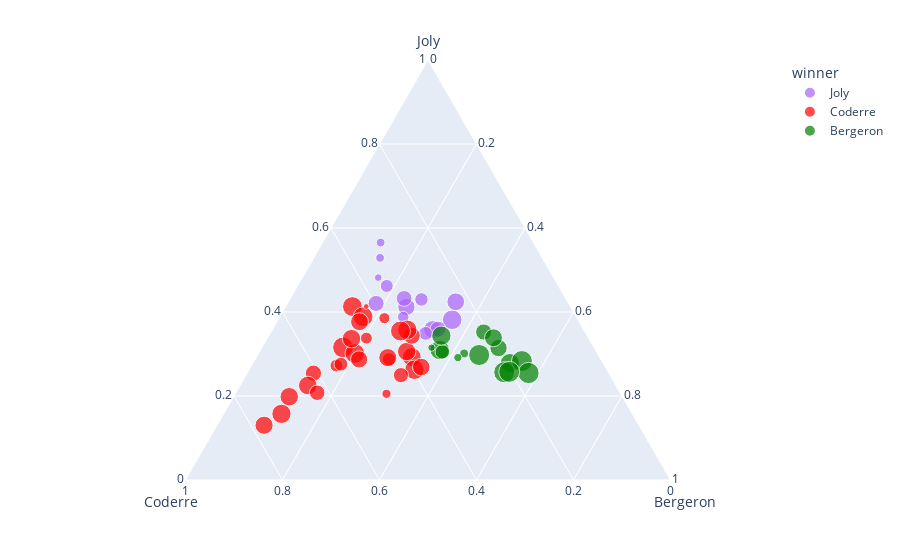

The cell this chart's notebook holds for it:
### Code cell
df = px.data.election()
fig = px.scatter_ternary(df, a='Joly', b='Coderre', c='Bergeron', color='winner', size='total', hover_name='district',
                size_max=15, color_discrete_map={'Jolly':'blue', 'Bergeron':'green', 'Coderre':'red'})
fig.show()

### Figure 1 — Plotly figure (JSON) as saved in the notebook; plotly's stock layout.template omitted (floating-point values rounded to 4 significant figures)
{"data": [{"a": [3024, 2675, 3578, 2849, 1894, 2282, 1636, 3262, 2648, 1266, 1908, 998, 1068, 690], "b": [2481, 2525, 2432, 2476, 1451, 1906, 1548, 1773, 2040, 1165, 1325, 631, 595, 518], "c": [1829, 1163, 3368, 2631, 754, 2169, 1503, 2653, 1437, 832, 1205, 258, 226, 224], "hovertemplate": "<b>%{hovertext}</b><br><br>winner=Joly<br>Joly=%{a}<br>Coderre=%{b}<br>Bergeron=%{c}<br>total=%{marker.size}<extra></extra>", "hovertext": ["101-Bois-de-Liesse", "102-Cap-Saint-Jacques", "161-Saint-HenriPetite-BourgognePointe-Saint-Charles", "172-Desmarchais-Crawford", "181-Peter-McGill", "182-Saint-Jacques", "33-Snowdon", "34-Notre-Dame-de-Grâce", "35-Loyola", "41-du Canal", "43-Fort-Rolland", "61-Pierre-Foretier", "62-Denis-Benjamin-Viger", "63-Jacques-Bizard"], "legendgroup": "Joly", "marker": {"color": "#ab63fa", "size": [7334, 6363, 9378, 7956, 4099, 6357, 4687, 7688, 6125, 3263, 4438, 1887, 1889, 1432], "sizemode": "area", "sizeref": 49.11, "symbol": "circle"}, "mode": "markers", "name": "Joly", "showlegend": true, "subplot": "ternary", "type": "scatterternary"}, {"a": [2532, 2543, 3330, 2852, 1656, 2431, 2081, 3959, 2822, 1641, 1908, 2438, 3291, 1220, 2039, 1402, 1076, 1172, 1286, 1232, 1157, 3717, 2943, 326, 3454, 2338, 1435, 1051, 423], "b": [3348, 3252, 5456, 4734, 5737, 3673, 3612, 4308, 4104, 3931, 5387, 2566, 3347, 3668, 2878, 2420, 2184, 1589, 2526, 1873, 1193, 4201, 3536, 332, 3694, 3509, 6591, 6229, 996], "c": [2770, 2521, 1760, 1879, 958, 3155, 1554, 1320, 1459, 882, 1184, 2092, 2562, 984, 2666, 1793, 691, 708, 851, 1182, 653, 1642, 1330, 131, 2589, 2178, 1085, 780, 643], "hovertemplate": "<b>%{hovertext}</b><br><br>winner=Coderre<br>Joly=%{a}<br>Coderre=%{b}<br>Bergeron=%{c}<br>total=%{marker.size}<extra></extra>", "hovertext": ["11-Sault-au-Récollet", "12-Saint-Sulpice", "121-La Pointe-aux-Prairies", "122-Pointe-aux-Trembles", "123-Rivière-des-Prairies", "134-Marie-Victorin", "14-Bordeaux-Cartierville", "141-Côte-de-Liesse", "142-Norman-McLaren", "151-Saint-Léonard-Est", "152-Saint-Léonard-Ouest", "162-Saint-PaulÉmard", "171-ChamplainL'Île-des-Soeurs", "191-Saint-Michel", "192-François-Perrault", "194-Parc-Extension", "21-Ouest", "22-Est", "23-Centre", "31-Darlington", "42-J.-Émery-Provost", "51-Sault-Saint-Louis", "52-Cecil-P.-Newman", "64-Sainte-Geneviève", "71-Tétreaultville", "74-Louis-Riel", "81-Marie-Clarac", "82-Ovide-Clermont", "91-Claude-Ryan"], "legendgroup": "Coderre", "marker": {"color": "red", "size": [8650, 8316, 10546, 9465, 8351, 9259, 7247, 9587, 8385, 6454, 8479, 7096, 9200, 5872, 7583, 5615, 3951, 3469, 4663, 4287, 3003, 9560, 7809, 789, 9737, 8025, 9111, 8060, 2062], "sizemode": "area", "sizeref": 49.11, "symbol": "circle"}, "mode": "markers", "name": "Coderre", "showlegend": true, "subplot": "ternary", "type": "scatterternary"}, {"a": [2514, 3044, 2316, 2873, 2815, 2788, 3234, 2271, 2782, 1578, 3139, 2675, 592, 419, 489], "b": [1734, 1770, 1455, 2979, 1827, 2331, 2670, 1347, 2201, 1644, 2746, 1546, 540, 446, 491], "c": [4782, 5933, 3599, 3430, 6408, 5748, 4962, 2827, 5819, 1950, 3250, 3679, 833, 465, 698], "hovertemplate": "<b>%{hovertext}</b><br><br>winner=Bergeron<br>Joly=%{a}<br>Coderre=%{b}<br>Bergeron=%{c}<br>total=%{marker.size}<extra></extra>", "hovertext": ["111-Mile-End", "112-DeLorimier", "113-Jeanne-Mance", "13-Ahuntsic", "131-Saint-Édouard", "132-Étienne-Desmarteau", "133-Vieux-Rosemont", "183-Sainte-Marie", "193-Villeray", "32-Côte-des-Neiges", "72-MaisonneuveLongue-Pointe", "73-Hochelaga", "92-Joseph-Beaubien", "93-Robert-Bourassa", "94-Jeanne-Sauvé"], "legendgroup": "Bergeron", "marker": {"color": "green", "size": [9030, 10747, 7370, 9282, 11050, 10867, 10866, 6445, 10802, 5172, 9135, 7900, 1965, 1330, 1678], "sizemode": "area", "sizeref": 49.11, "symbol": "circle"}, "mode": "markers", "name": "Bergeron", "showlegend": true, "subplot": "ternary", "type": "scatterternary"}], "layout": {"legend": {"itemsizing": "constant", "title": {"text": "winner"}, "tracegroupgap": 0}, "margin": {"t": 60}, "ternary": {"aaxis": {"title": {"text": "Joly"}}, "baxis": {"title": {"text": "Coderre"}}, "caxis": {"title": {"text": "Bergeron"}}, "domain": {"x": [0, 1], "y": [0, 1]}}}}
